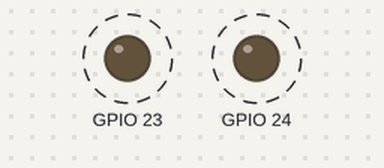
Simulated run of this program. Board: Raspberry Pi (BCM pin numbers). On the bench: output pins drawn as LEDs (lit = HIGH). Dashed ring = blinking. What the program prints to the terminal is not drawn.

Above: at 0.5 s.
Timing chart, 0 to 4.6 s (numbered marks = the images above):
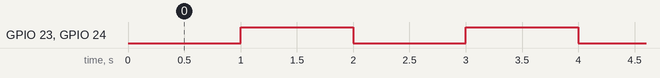

Measured:
- by itself, GPIO 23, GPIO 24: alternates HIGH for 1.0 s and LOW for 1.0 s

The program:

gpio_test1.py
```python
import RPi.GPIO as GPIO
import time

GPIO.setmode(GPIO.BCM)

print "Setup LED pins as outputs"

GPIO.setup(23, GPIO.OUT)
GPIO.setup(24, GPIO.OUT)

try :
    while True:
        GPIO.output(23, False)
        GPIO.output(24, False)
        time.sleep(1)
        GPIO.output(23, True)
        GPIO.output(24, True)
        time.sleep(1)

except KeyboardInterrupt:
    GPIO.cleanup()
```
